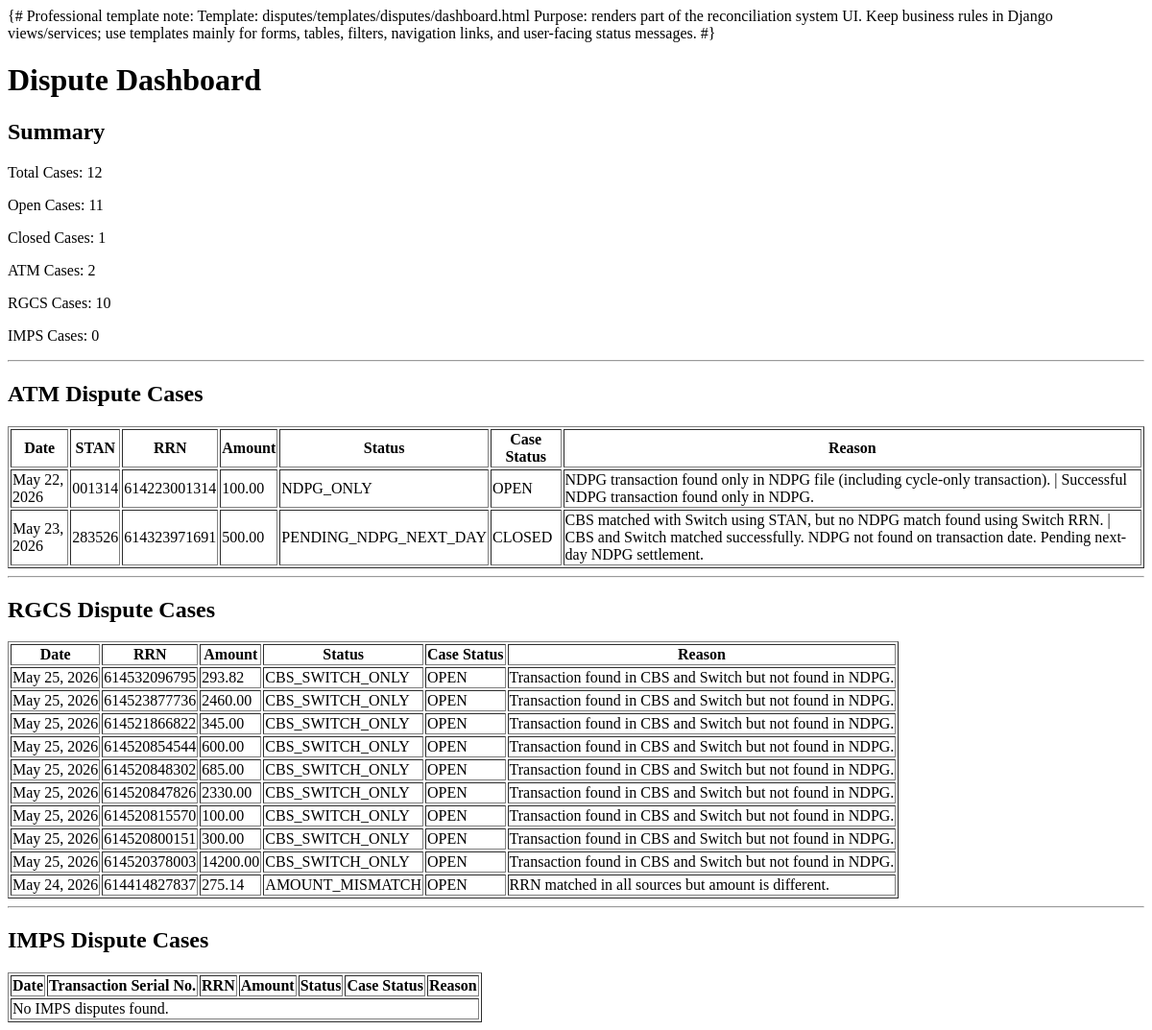
The page /disputes/dashboard/ on the database as committed earlier.
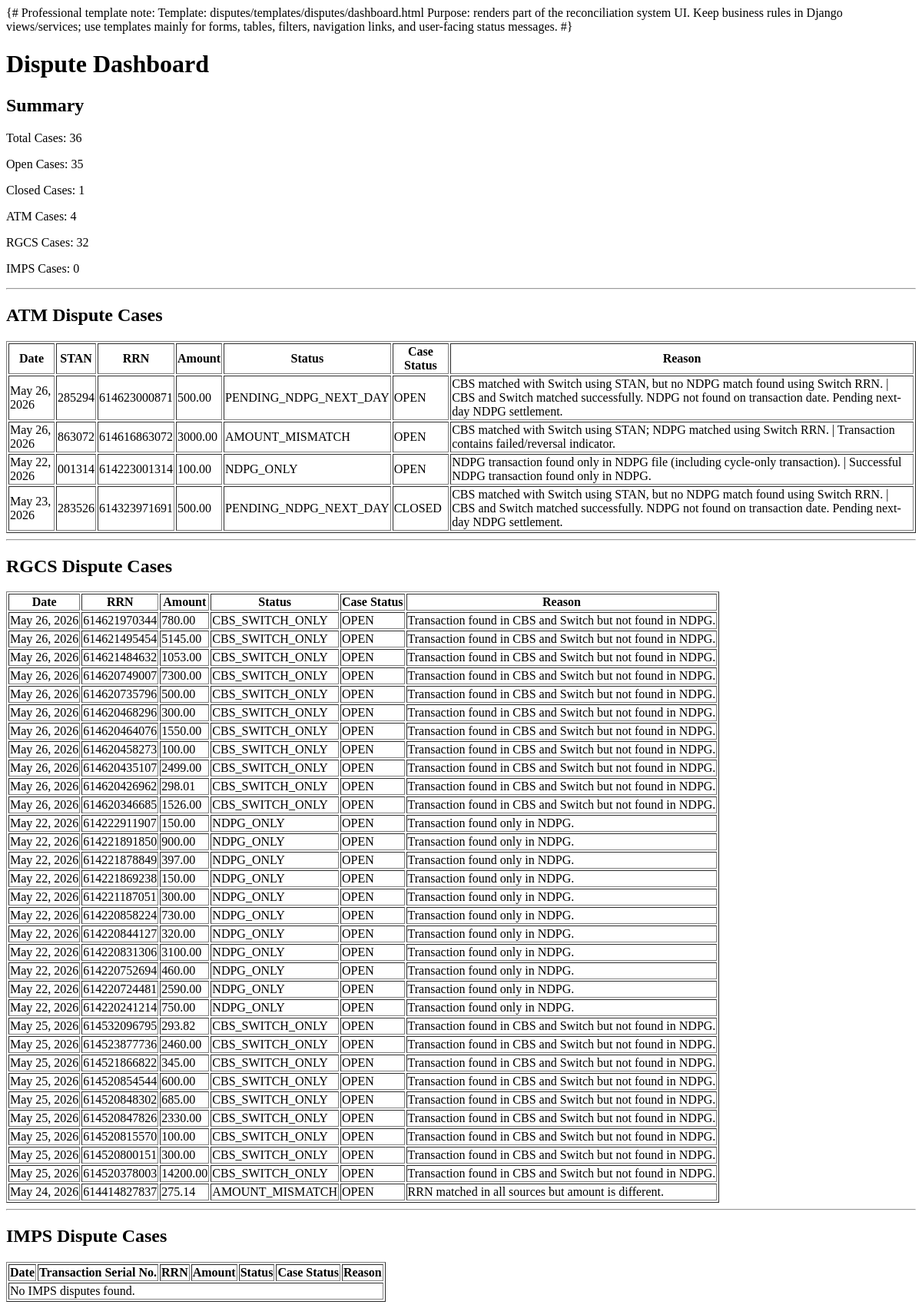
The same page on the database as committed later.
### disputes/models.py (models this page shows, shortened)
class ATMDisputeCase(models.Model):
    transaction_date = models.DateField()
    stan_no = models.CharField(
        max_length=20,
        blank=True,
        null=True
    )
    rrn = models.CharField(
        max_length=30,
        blank=True,
        null=True
    )
    account_no = models.CharField(
        max_length=30,
        blank=True,
        null=True
    )
    disputed_amount = models.DecimalField(
        max_digits=15,
        decimal_places=2,
        blank=True,
        null=True
    )
    source_status = models.CharField(
        max_length=50
    )
    dispute_reason = models.CharField(
        max_length=150,
        blank=True,
        null=True
    )
    case_status = models.CharField(
        max_length=30,
        default="OPEN"
    )
    assigned_to = models.CharField(
        max_length=100,
        blank=True,
        null=True
    )
    remarks = models.TextField(
        blank=True,
        null=True
    )
    created_at = models.DateTimeField(
        auto_now_add=True
    )
    updated_at = models.DateTimeField(
        auto_now=True
    )

class RGCSDisputeCase(models.Model):
    transaction_date = models.DateField(db_index=True)
    rrn = models.CharField(max_length=30, db_index=True)
    disputed_amount = models.DecimalField(max_digits=15, decimal_places=2, blank=True, null=True)
    source_status = models.CharField(max_length=50, db_index=True)
    dispute_reason = models.CharField(max_length=200, blank=True, null=True)
    case_status = models.CharField(max_length=30, default="OPEN", db_index=True)
    assigned_to = models.CharField(max_length=100, blank=True, null=True)
    remarks = models.TextField(blank=True, null=True)
    created_at = models.DateTimeField(auto_now_add=True)
    updated_at = models.DateTimeField(auto_now=True)
    class Meta:
        unique_together = ("transaction_date", "rrn", "source_status")
        ordering = ["-transaction_date", "rrn"]

### disputes/views.py (the view)
# urls.py: path("dashboard/", dispute_dashboard, name="dispute_dashboard"),
def dispute_dashboard(request):
    atm_cases = ATMDisputeCase.objects.all().order_by("-created_at")
    rgcs_cases = RGCSDisputeCase.objects.all().order_by("-created_at")
    imps_cases = IMPSDisputeCase.objects.all().order_by("-created_at")
    summary = {
        "atm_total": atm_cases.count(),
        "rgcs_total": rgcs_cases.count(),
        "imps_total": imps_cases.count(),
        "total": atm_cases.count() + rgcs_cases.count() + imps_cases.count(),
        "open": (
            atm_cases.filter(case_status="OPEN").count()
            + rgcs_cases.filter(case_status="OPEN").count()
            + imps_cases.filter(case_status="OPEN").count()
        ),
        "closed": (
            atm_cases.filter(case_status="CLOSED").count()
            + rgcs_cases.filter(case_status="CLOSED").count()
            + imps_cases.filter(case_status="CLOSED").count()
        ),
    }
    return render(
        request,
        "disputes/dashboard.html",
        {
            "summary": summary,
            "atm_cases": atm_cases[:100],
            "rgcs_cases": rgcs_cases[:100],
            "imps_cases": imps_cases[:100],
            "cases": atm_cases[:100],
        }
    )

### disputes/templates/disputes/dashboard.html
<h1>Dispute Dashboard</h1>
<h2>Summary</h2>
<p>Total Cases: {{ summary.total }}</p>
<p>Open Cases: {{ summary.open }}</p>
<p>Closed Cases: {{ summary.closed }}</p>
<p>ATM Cases: {{ summary.atm_total }}</p>
<p>RGCS Cases: {{ summary.rgcs_total }}</p>
<p>IMPS Cases: {{ summary.imps_total }}</p>
<hr>
<h2>ATM Dispute Cases</h2>
<table border="1">
    <tr>
        <th>Date</th>
        <th>STAN</th>
        <th>RRN</th>
        <th>Amount</th>
        <th>Status</th>
        <th>Case Status</th>
        <th>Reason</th>
    </tr>
    {% for case in atm_cases %}
    <tr>
        <td>{{ case.transaction_date }}</td>
        <td>{{ case.stan_no }}</td>
        <td>{{ case.rrn }}</td>
        <td>{{ case.disputed_amount }}</td>
        <td>{{ case.source_status }}</td>
        <td>{{ case.case_status }}</td>
        <td>{{ case.dispute_reason }}</td>
    </tr>
    {% empty %}
    <tr><td colspan="7">No ATM disputes found.</td></tr>
    {% endfor %}
</table>
<hr>
<h2>RGCS Dispute Cases</h2>
<table border="1">
    <tr>
        <th>Date</th>
        <th>RRN</th>
        <th>Amount</th>
        <th>Status</th>
        <th>Case Status</th>
        <th>Reason</th>
    </tr>
    {% for case in rgcs_cases %}
    <tr>
        <td>{{ case.transaction_date }}</td>
        <td>{{ case.rrn }}</td>
        <td>{{ case.disputed_amount }}</td>
        <td>{{ case.source_status }}</td>
        <td>{{ case.case_status }}</td>
        <td>{{ case.dispute_reason }}</td>
    </tr>
    {% empty %}
    <tr><td colspan="6">No RGCS disputes found.</td></tr>
    {% endfor %}
</table>
<hr>
<h2>IMPS Dispute Cases</h2>
<table border="1">
    <tr>
        <th>Date</th>
        <th>Transaction Serial No.</th>
        <th>RRN</th>
        <th>Amount</th>
        <th>Status</th>
        <th>Case Status</th>
        <th>Reason</th>
    </tr>
    {% for case in imps_cases %}
    <tr>
        <td>{{ case.transaction_date }}</td>
        <td>{{ case.transaction_serial_number }}</td>
        <td>{{ case.rrn }}</td>
        <td>{{ case.disputed_amount }}</td>
        <td>{{ case.source_status }}</td>
        <td>{{ case.case_status }}</td>
        <td>{{ case.dispute_reason }}</td>
    </tr>
    {% empty %}
    <tr><td colspan="7">No IMPS disputes found.</td></tr>
    {% endfor %}
</table>

Rows that differ between the two databases and show on the page:
added ATMDisputeCase: transaction_date "May 26, 2026", stan_no "285294", rrn "614623000871", disputed_amount "500.00", source_status "PENDING_NDPG_NEXT_DAY", case_status "OPEN", dispute_reason "CBS matched with Switch using STAN, but no NDPG match found using Switch RRN. | CBS and Switch matched successfully. NDPG not found on transaction date. Pending next-day NDPG settlement."
added ATMDisputeCase: transaction_date "May 26, 2026", stan_no "863072", rrn "614616863072", disputed_amount "3000.00", source_status "AMOUNT_MISMATCH", case_status "OPEN", dispute_reason "CBS matched with Switch using STAN; NDPG matched using Switch RRN. | Transaction contains failed/reversal indicator."
added RGCSDisputeCase: transaction_date "May 26, 2026", rrn "614621970344", disputed_amount "780.00", source_status "CBS_SWITCH_ONLY", case_status "OPEN", dispute_reason "Transaction found in CBS and Switch but not found in NDPG."
added RGCSDisputeCase: transaction_date "May 26, 2026", rrn "614621495454", disputed_amount "5145.00", source_status "CBS_SWITCH_ONLY", case_status "OPEN", dispute_reason "Transaction found in CBS and Switch but not found in NDPG."
added RGCSDisputeCase: transaction_date "May 26, 2026", rrn "614621484632", disputed_amount "1053.00", source_status "CBS_SWITCH_ONLY", case_status "OPEN", dispute_reason "Transaction found in CBS and Switch but not found in NDPG."
added RGCSDisputeCase: transaction_date "May 26, 2026", rrn "614620749007", disputed_amount "7300.00", source_status "CBS_SWITCH_ONLY", case_status "OPEN", dispute_reason "Transaction found in CBS and Switch but not found in NDPG."
added RGCSDisputeCase: transaction_date "May 26, 2026", rrn "614620735796", disputed_amount "500.00", source_status "CBS_SWITCH_ONLY", case_status "OPEN", dispute_reason "Transaction found in CBS and Switch but not found in NDPG."
added RGCSDisputeCase: transaction_date "May 26, 2026", rrn "614620468296", disputed_amount "300.00", source_status "CBS_SWITCH_ONLY", case_status "OPEN", dispute_reason "Transaction found in CBS and Switch but not found in NDPG."
added RGCSDisputeCase: transaction_date "May 26, 2026", rrn "614620464076", disputed_amount "1550.00", source_status "CBS_SWITCH_ONLY", case_status "OPEN", dispute_reason "Transaction found in CBS and Switch but not found in NDPG."
added RGCSDisputeCase: transaction_date "May 26, 2026", rrn "614620458273", disputed_amount "100.00", source_status "CBS_SWITCH_ONLY", case_status "OPEN", dispute_reason "Transaction found in CBS and Switch but not found in NDPG."
added RGCSDisputeCase: transaction_date "May 26, 2026", rrn "614620435107", disputed_amount "2499.00", source_status "CBS_SWITCH_ONLY", case_status "OPEN", dispute_reason "Transaction found in CBS and Switch but not found in NDPG."
added RGCSDisputeCase: transaction_date "May 26, 2026", rrn "614620426962", disputed_amount "298.01", source_status "CBS_SWITCH_ONLY", case_status "OPEN", dispute_reason "Transaction found in CBS and Switch but not found in NDPG."
added RGCSDisputeCase: transaction_date "May 26, 2026", rrn "614620346685", disputed_amount "1526.00", source_status "CBS_SWITCH_ONLY", case_status "OPEN", dispute_reason "Transaction found in CBS and Switch but not found in NDPG."
added RGCSDisputeCase: transaction_date "May 22, 2026", rrn "614222911907", disputed_amount "150.00", source_status "NDPG_ONLY", case_status "OPEN", dispute_reason "Transaction found only in NDPG."
added RGCSDisputeCase: transaction_date "May 22, 2026", rrn "614221891850", disputed_amount "900.00", source_status "NDPG_ONLY", case_status "OPEN", dispute_reason "Transaction found only in NDPG."
added RGCSDisputeCase: transaction_date "May 22, 2026", rrn "614221878849", disputed_amount "397.00", source_status "NDPG_ONLY", case_status "OPEN", dispute_reason "Transaction found only in NDPG."
added RGCSDisputeCase: transaction_date "May 22, 2026", rrn "614221869238", disputed_amount "150.00", source_status "NDPG_ONLY", case_status "OPEN", dispute_reason "Transaction found only in NDPG."
added RGCSDisputeCase: transaction_date "May 22, 2026", rrn "614221187051", disputed_amount "300.00", source_status "NDPG_ONLY", case_status "OPEN", dispute_reason "Transaction found only in NDPG."
added RGCSDisputeCase: transaction_date "May 22, 2026", rrn "614220858224", disputed_amount "730.00", source_status "NDPG_ONLY", case_status "OPEN", dispute_reason "Transaction found only in NDPG."
added RGCSDisputeCase: transaction_date "May 22, 2026", rrn "614220844127", disputed_amount "320.00", source_status "NDPG_ONLY", case_status "OPEN", dispute_reason "Transaction found only in NDPG."
added RGCSDisputeCase: transaction_date "May 22, 2026", rrn "614220831306", disputed_amount "3100.00", source_status "NDPG_ONLY", case_status "OPEN", dispute_reason "Transaction found only in NDPG."
added RGCSDisputeCase: transaction_date "May 22, 2026", rrn "614220752694", disputed_amount "460.00", source_status "NDPG_ONLY", case_status "OPEN", dispute_reason "Transaction found only in NDPG."
added RGCSDisputeCase: transaction_date "May 22, 2026", rrn "614220724481", disputed_amount "2590.00", source_status "NDPG_ONLY", case_status "OPEN", dispute_reason "Transaction found only in NDPG."
added RGCSDisputeCase: transaction_date "May 22, 2026", rrn "614220241214", disputed_amount "750.00", source_status "NDPG_ONLY", case_status "OPEN", dispute_reason "Transaction found only in NDPG."
Other text that changed with them:
{{ summary.total }}: "12" → "36"
{{ summary.open }}: "11" → "35"
{{ summary.atm_total }}: "2" → "4"
{{ summary.rgcs_total }}: "10" → "32"
